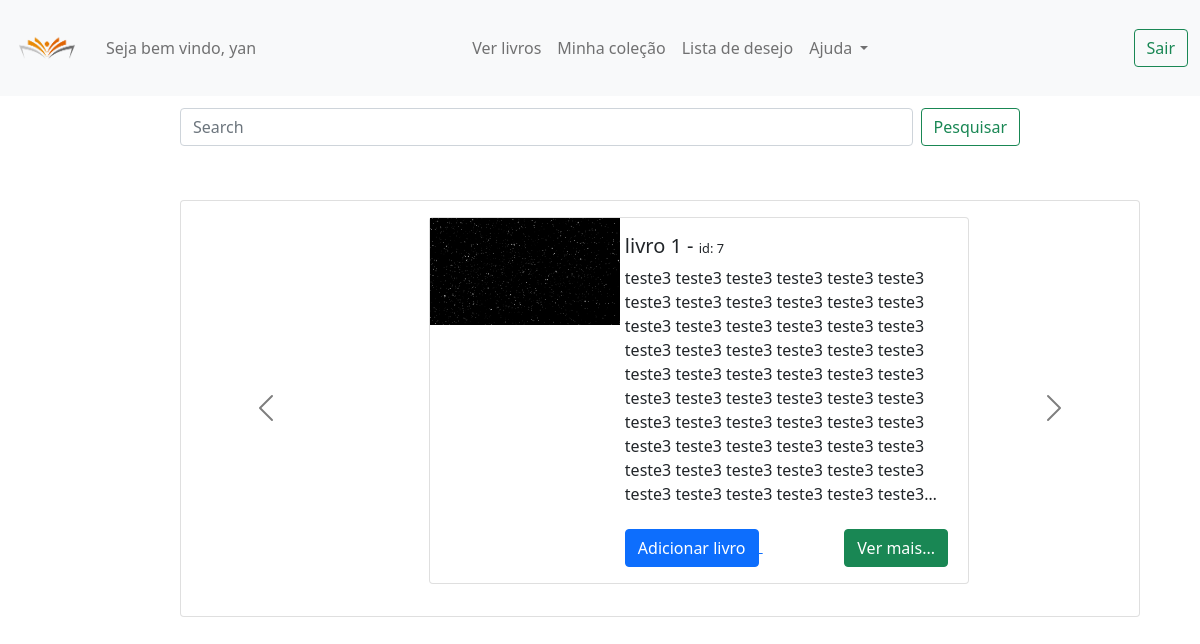
Page /ver_livros/ (signed in) on the committed database.
### paginas/models.py (models this page shows, shortened)
class Livros(models.Model):
    nome = models.CharField(max_length=80)
    editora = models.CharField(max_length=80)
    descricao = models.TextField(blank=True)
    ano_Lancamento = models.DateTimeField(default=timezone.now)
    categoria = models.ForeignKey(Categoria, on_delete=models.DO_NOTHING)
    mostrar = models.BooleanField(default=True)
    foto = models.ImageField(blank=True, upload_to='fotos/%y/%m/')

### paginas/views.py (the view)
# urls.py: path('ver_livros/', views.ver_livros, name='ver_livros'),
@login_required(redirect_field_name='login')
def ver_livros(request):
    livros = Livros.objects.all()
    return render(request, 'paginas/ver_livros.html', {
        'livros': livros
    })

### paginas/templates/paginas/ver_livros.html (shortened to what this page needs)
{%extends 'base.html'%}
{% load static %}
{%block conteudo%}
<form style="max-width: 70%; padding-top:1%; position:relative; left:15%" class="d-flex" method="get" >
    <input class="form-control me-2" type="search" placeholder="Search" aria-label="Search">
    <button class="btn btn-outline-success" onclick="funcao1()" type="submit">Pesquisar</button>
</form>
<div style="position: absolute ;left: 15%; top: 25%;">
    <div class="card" style="width: 60rem">
        <div class="card-body">
            <div id="carouselExampleDark" class="carousel carousel-dark slide" data-bs-ride="carousel">
                <div class="carousel-inner">
                    {% for livros in livros %}
                    <div class="carousel-item {% if forloop.first %} active{% endif %}"
                         data-bs-interval="10000 {% if forloop.first %} active{% endif %}"
                         style="position: relative; left: 25% ">
                        <div class="card mb-3" style="max-width: 540px;">
                            <div class="row g-0">
                                <div class="col-md-4">
                                    <a href="{% url 'abre_livro' livros.id %}"><img style="max-width:190px    "
                                                                                    src="{{ livros.foto.url }}"
                                                                                    class="d-block w-45"
                                                                                    alt="Livro Django"></a>
                                </div>
                                <div class="col-md-8">
                                    <div class="card-body">
                                        <h5 class="card-title">{{livros.nome}} - <a style="font-size:.8rem">id:
                                            {{livros.id}}</a></h5>
                                        <p class="card-text"
                                           style="overflow: hidden;text-overflow: ellipsis;display: -webkit-box;-webkit-line-clamp:10;-webkit-box-orient: vertical; ">
                                            {{livros.descricao}}</p>
                                        <div style="position: relative; padding-top: 2%">
                                            <a href="#">
                                                <button type="button" class="btn btn-primary">Adicionar livro</button>
                                            </a>
                                            <a style="padding-left:25%" href="{% url 'abre_livro' livros.id %}">
                                                <button type="button" class="btn btn-success">Ver mais...</button>
                                            </a>
                                        </div>
                                    </div>
                                </div>
                            </div>
                        </div>
                    </div>
                    {% endfor %}
                </div>
                <button class="carousel-control-prev" type="button" data-bs-target="#carouselExampleDark"
                        data-bs-slide="prev">
                    <span class="carousel-control-prev-icon" aria-hidden="true"></span>
                </button>
                <button class="carousel-control-next" type="button" data-bs-target="#carouselExampleDark"
                        data-bs-slide="next">
                    <span class="carousel-control-next-icon" aria-hidden="true"></span>
                </button>
            </div>
        </div>
    </div>
</div>
{%endblock%}

### templates/base.html (shortened to what this page needs)
{% load static %}
<!DOCTYPE html>
<html lang="pt" xmlns="http://www.w3.org/1999/html">
<head>
    <link href="https://cdn.jsdelivr.net/npm/bootstrap@5.1.3/dist/css/bootstrap.min.css" rel="stylesheet">
</head>
<body>
<nav class="navbar navbar-expand-lg navbar-light bg-light">
    <div class="container-fluid">
        <a class="navbar-brand"  href="{% url 'index' %}"><img style="height: 70px" src="{% static 'images/logo.png' %}" alt="Logo"></a>
        <div class="collapse navbar-collapse" id="navbarSupportedContent">
            <ul class="navbar-nav me-auto mb-2 mb-lg-0">
                <li class="nav-item">
                    <a class="nav-link " aria-current="page" href="{% url 'profile' %}">Seja bem vindo, {{user}}</a>
                </li>
                <a style="padding-right: 200px"></a>
                <li class="nav-item">
                    <a class="nav-link " aria-current="page" href="{% url 'ver_livros' %}">Ver livros</a>
                </li>
                <li class="nav-item">
                    <a class="nav-link" href="{% url 'minha_colecao' %}">Minha coleção</a>
                </li>
                <li class="nav-item">
                    <a class="nav-link" href="{% url 'lista_desejo' %}">Lista de desejo</a>
                </li>
                <li class="nav-item dropdown">
                    <a class="nav-link dropdown-toggle" href="#" id="navbarDropdown" role="button" data-bs-toggle="dropdown" aria-expanded="false">
                        Ajuda
                    </a>
                </li>
            </ul>
            <form class="d-flex" action="{% url 'login'%}">
                <button class="btn btn-outline-success" type="submit">Sair</button>
            </form>
        </div>
    </div>
</nav>
{%block conteudo%}{%endblock%}
</body>
</html>

### rows in the picture
Livros: foto (picture), nome "livro 1", id "7", descricao "teste3 teste3 teste3 teste3 teste3 teste3 teste3 teste3 teste3 teste3 teste3 teste3 teste3 teste3 teste3 teste3 teste3 teste3 teste3 teste3 teste3 teste3 teste3 teste3 teste3 teste3 teste3 teste3 teste3 teste3 teste3 teste3 teste3 teste3 teste3 teste3 teste3 teste3 teste3 teste3 teste3 teste3 teste3 teste3 teste3 teste3 teste3 teste3 teste3 teste3 teste3 teste3 teste3 teste3 teste3 teste3 teste3 teste3 teste3…"

### other values in the picture
{{ user }} "yan"
